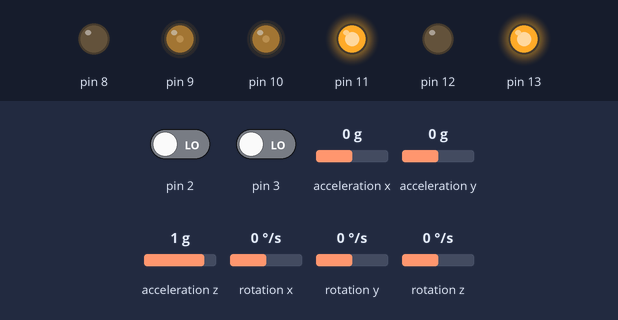
This sketch was run on a simulated Arduino Uno, built with avr-gcc and run on an emulated ATmega328P. Shown: output pins drawn as LEDs (lit = HIGH). The test bench sets the inputs (shaded band); at power-on: acceleration y 0 g, pin 2 LOW, pin 3 LOW, acceleration x 0 g, acceleration z 1 g, rotation x 0 °/s, rotation y 0 °/s, rotation z 0 °/s. What the sketch prints to the serial monitor is not drawn.

Above: at 1.7 s.
1.8 s: acceleration y set to -1.4 g
At 3.0 s:
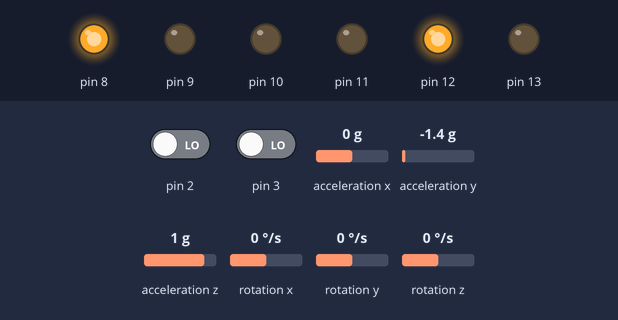
3.3 s: acceleration y set to -1.1 g
4.8 s: acceleration y set to -0.8 g
At 5.1 s:
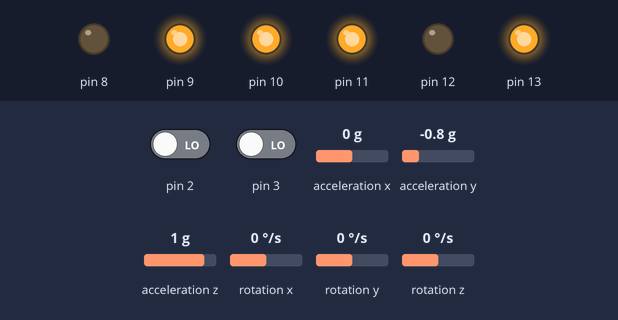
6.3 s: acceleration y set to 0.8 g
At 7.7 s:
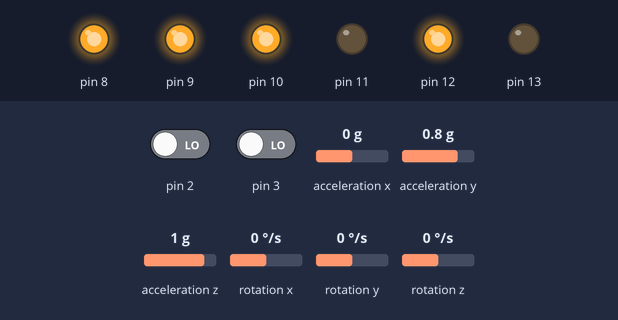
8.6 s: acceleration y set to 1.1 g
At 8.9 s:
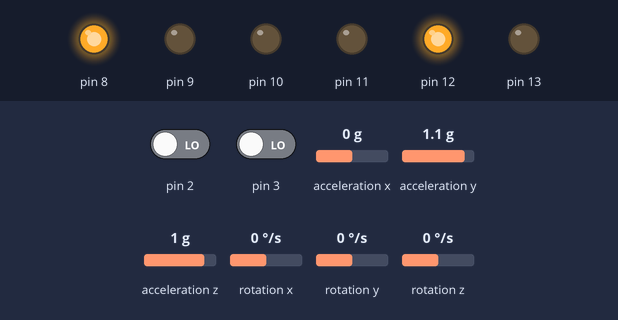
10.1 s: acceleration y set to 0 g
At 12.94 s:
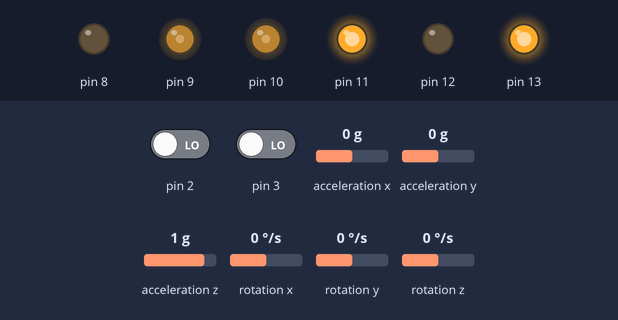
Timing chart, 0 to 14.1 s (numbered marks = the images above; inputs shaded):
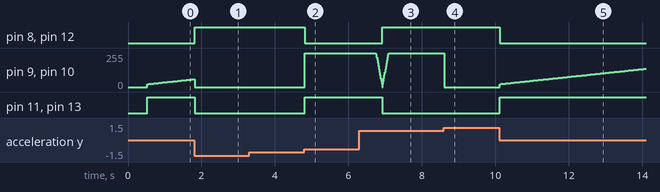

Measured:
- the behaviour switches between -1 and -0.9 g on acceleration y (found by bisection; images 1 and 2)
- the behaviour switches between 0.9 and 1 g on acceleration y (found by bisection; images 3 and 4)
- after the input at 1.8 s, pin 8, pin 12: LOW → HIGH at once; pin 11, pin 13: HIGH → LOW at once
- after the input at 3.3 s, every drawn part: stays the same
- after the input at 4.8 s, pin 8, pin 12: HIGH → LOW at once; pin 9, pin 10: 0/255 → 255/255 at once; pin 11, pin 13: LOW → HIGH at once
- after the input at 6.3 s, pin 8, pin 12: LOW → HIGH after 0.62 s; pin 11, pin 13: HIGH → LOW after 0.62 s
- after the input at 8.6 s, pin 9, pin 10: 255/255 → 0/255 at once
- after the input at 10.1 s, pin 8, pin 12: HIGH → LOW at once; pin 9, pin 10: moves from 0/255 to 138/255 over 4.0 s, starting at once; pin 11, pin 13: LOW → HIGH at once

The sketch:

BITobyLC_evolutionV1.0_CORE1.ino
```cpp
//Software control equilibrio BiToby
//CORE 1 // 16MHz
//DeltaTime:

//AUTOR DANIEL HIDALGO DE GODOS

/*INFORMACION IMPORTANTE:
-Al realizar giros, uno de los motores parece girar más.
-Parece poderse sintonizar mejor los PIDs(no hay ganas?).


  Pin Función Motores
  8    Inversion 1 1             azul
  9    PWM motor 1 Derecha       verde
  10   PWM motor 2 Izquierda     blano
  11   Inversion 2 1             rojo
  12   Inversion 2 2             gris
  13   Inversion 1 2             amarillo

  Pines encoder
  3    Blanco Motor 1
  7    Amarillo Motor1
  2    Blanco Motor 2
  5    Amarillo Motor 2


 //LISTA DE FUNCIONES

 -void GyroSetup()                                   IN:                       //   OUT:
 -void MotoresPWM(int VMot1,int VMot2)               IN:+-256 bits             //   OUT:PWM signal
 -void PIDMotores(float consigna1,float consigna2)   IN:VelocidadRueda:+-2500  //   OUT:+-256 bits
 -void PIDAngulo(int consigna)                       IN:Angulo:+-40            //   OUT:VelocidadRueda:+-2500
 -void calculoAngulo()                               IN:                       //   OUT:Angulo+-90
 -void PeriodoRueda1()                               IN:                       //   OUT:periodo encoder1
 -void PeriodoRueda2()                               IN:                       //   OUT:periodo encoder2
 -void controlVelocidad(int velocidadCons)           IN:Velocidad usuario      //   OUT:inclinacion necesaria
 -void getRemoteValues()                             IN:                       //   OUT:valores del puerto serie, Rx
 */

//////////////////////////////////////////////////////////
/////////////////Librerias///////////////////////////
#include "I2Cdev.h"
#include "MPU6050_6Axis_MotionApps20.h"
#if I2CDEV_IMPLEMENTATION == I2CDEV_ARDUINO_WIRE
    #include "Wire.h"
#endif

MPU6050 mpu;
#define OUTPUT_READABLE_YAWPITCHROLL
bool blinkState = false;
// MPU control/status vars
bool dmpReady = false;  // set true if DMP init was successful
uint8_t mpuIntStatus;   // holds actual interrupt status byte from MPU
uint8_t devStatus;      // return status after each device operation (0 = success, !0 = error)
uint16_t packetSize;    // expected DMP packet size (default is 42 bytes)
uint16_t fifoCount;     // count of all bytes currently in FIFO
uint8_t fifoBuffer[64]; // FIFO storage buffer

// orientation/motion vars
int16_t gx, gy, gz;
Quaternion q;           // [w, x, y, z]         quaternion container
VectorInt16 aa;         // [x, y, z]            accel sensor measurements
VectorInt16 aaReal;     // [x, y, z]            gravity-free accel sensor measurements
VectorInt16 aaWorld;    // [x, y, z]            world-frame accel sensor measurements
VectorFloat gravity;    // [x, y, z]            gravity vector
float euler[3];         // [psi, theta, phi]    Euler angle container
float ypr[3];           // [yaw, pitch, roll]   yaw/pitch/roll container and gravity vector
uint8_t teapotPacket[14] = { '$', 0x02, 0,0, 0,0, 0,0, 0,0, 0x00, 0x00, '\r', '\n' };
volatile bool mpuInterrupt = false;     // indicates whether MPU interrupt pin has gone high
void dmpDataReady() {
    mpuInterrupt = true;
}

//Variables del los encoders de los motores

unsigned long time1=0;
int velocidadAnterior1[]={0,0,0};
int sentido1=1;
unsigned long periodoRueda1=5000000;
unsigned long time2=0;
int velocidadAnterior2[]={0,0,0};
int sentido2=1;
unsigned long periodoRueda2=5000000;


//Variables del PID de los motores
float errorMotor1=0;
float errorMotor2=0;
float Km=15;
float Deltatime1PIDmotor=1;
float velocidadRueada=0;
float OutputMotor1=0;
float OutputMotor2=0;
int OffSet=0;
int ValorOff=0;

int i=0;;


//Variables del PIDAngulo
float offSetInicial=-0.2;
float errorAngulo=0;
float Ka=0.23;
float Ia=0;
float Ia1=3;
float Ia2=5;
float time1PIDAngulo=1;
float lastInputAngulo;
float IterAngulo=0;
float consignaVelocidad=0;
float anguloFiltrado=0;
bool recto=0;


//Variables del control de velocidad

float errorVelocidad=0;
float Kv=1;
float Iv=0;
float lastInputVel=0;
float IterVel=0;
float consignaInclinacion=0;
float OffsetMedia=0;
float ajusteVelLineal=0.28;
float velocidadLineal=0;//"La del c.d.g."


//variables control remoto
String inputString = "";         // a string to hold incoming data
boolean stringComplete = false;  // whether the string is complete
int consignaRemota1=0;
int consignaRemota2=0;
int consignaRemota3=0;
int consignaRemotaAnterior1=0;
int consignaRemotaAnterior2=0;
unsigned long time1Lapse=0;
int watchDog=0;
void setup(){
  Serial.begin(115200); //Iniciamos comunicacion serie
   // reserve 200 bytes for the inputString:
  inputString.reserve(200);
  GyroSetup();
  attachInterrupt(1, PeriodoRueda1, RISING );
  attachInterrupt(0, PeriodoRueda2, RISING );
  Serial.println("Start Serial");
  Serial.println("Pin Setup..");
  pinMode(3,INPUT);
  pinMode(7,INPUT);//EncoderB 90ºDesfase
  for(i=8;i<=13;i++){
    pinMode(i,OUTPUT);
  }

  pinMode(14,INPUT);
  Serial.println("Done");
  Serial.println("GyroSetup...");
  Serial.println("DONE");
  Km=10;
  OffSet=40;
  Ka=110;
  Ia=2.25;
  Kv=1;
}
//////////////////Empieza loop///////////////////////
void loop(){
  calculoAngulo();//Almacena en una variable el angulo de inclinacion
  VelocidadRueda1();//Almacena en una variable la velocidad de las ruedas
  VelocidadRueda2();
  getRemoteValues();
  controlVelocidad(consignaRemota1*0.70);//Intenta alcanzar la velocidad de consigna mediante el angulo de inclinacion
  PIDAngulo(consignaInclinacion);//Intenta alcanzar el angulo de consigna mediante la velocidad de las ruedas
  if(abs(anguloFiltrado)<45){//De pie, solo intenta equilibrar cuando está de pie
    PIDMotores(consignaVelocidad+float(consignaRemota2/float(4)),consignaVelocidad-0.9*float(consignaRemota2/float(4)));//Intenta alcanzar la velocidad de rueda de consigna
    MotoresPWM(OutputMotor2,OutputMotor1);//Genera un PWM para el puente en H
  }else{//Caida
    IterAngulo=0;//Resetea los integradores cuando hay una caida
    IterVel=0;
    MotoresPWM(0,0);//para los motores
  }

}
//////////////////Termina loop///////////////////////


void MotoresPWM(int VMot1,int VMot2){// VMot:-255 a 255 //accionador de los motores
//Motor 1
  if(VMot1<0){
    digitalWrite(8,LOW);
    digitalWrite(13,HIGH);
  }else{
    digitalWrite(8,HIGH);
    digitalWrite(13,LOW);
  }
  VMot1=abs(VMot1);
  if(VMot1>10){
    analogWrite(9,VMot1);
  }else{
    digitalWrite(9,LOW);
  }
//Motor 2
  if(VMot2<0){
    digitalWrite(11,HIGH);
    digitalWrite(12,LOW);
  }else{
    digitalWrite(11,LOW);
    digitalWrite(12,HIGH);
  }
  VMot2=abs(VMot2);
  if(VMot2>10){
    analogWrite(10,VMot2);
  }else{
    digitalWrite(10,LOW);
  }
}

void PIDMotores(float consigna1,float consigna2){

    errorMotor1=float((consigna1-velocidadAnterior1[0]*sentido1)/10);
    errorMotor2=float((consigna2-velocidadAnterior2[0]*sentido2)/10);

    OutputMotor1= Km*errorMotor1;
    OutputMotor2= Km*errorMotor2;

    if(OutputMotor1>255){
      OutputMotor1=255;
    }
    if(OutputMotor1<-255){
      OutputMotor1=-255;
    }
    if(OutputMotor2>255){
      OutputMotor2=255;
    }
    if(OutputMotor2<-255){
      OutputMotor2=-255;
    }

    if(consigna1==0&&VelocidadRueda1()<300){//Esto es para el frenado
      OutputMotor1=0;
    }
    if(consigna2==0&&VelocidadRueda2()<300){//Esto es para el frenado
      OutputMotor2=0;
    }
}


void PIDAngulo(int consigna){

    time1PIDAngulo= 1;
    if(consigna>14){
      consigna=14;
    }
    if(consigna<-14){
      consigna=-14;
    }
    errorAngulo=-consigna+(anguloFiltrado+offSetInicial);

    if(errorAngulo>10){
      errorAngulo=10;
    }
    if(errorAngulo<-10){
      errorAngulo=-10;
    }

    IterAngulo+=float(((Ia*errorAngulo))*(time1PIDAngulo));
    if(IterAngulo>2000){//Limitador de integrador
      IterAngulo=2000;
    }else if(IterAngulo<-2000){
      IterAngulo=-2000;
    }

    if(abs(anguloFiltrado)>45){
      IterAngulo=0;
    }

    consignaVelocidad= Ka*errorAngulo+IterAngulo;


}
void calculoAngulo(){
    if (!dmpReady) return;

    // reset interrupt flag and get INT_STATUS byte
    mpuInterrupt = false;
    mpuIntStatus = mpu.getIntStatus();

    // get current FIFO count
    fifoCount = mpu.getFIFOCount();

    // check for overflow (this should never happen unless our code is too inefficient)
    if ((mpuIntStatus & 0x10) || fifoCount == 1024) {
        // reset so we can continue cleanly
        mpu.resetFIFO();
        Serial.println(F("FIFO overflow!"));

    // otherwise, check for DMP data ready interrupt (this should happen frequently)
    } else if (mpuIntStatus & 0x02) {
        // wait for correct available data length, should be a VERY short wait
        while (fifoCount < packetSize) fifoCount = mpu.getFIFOCount();

        // read a packet from FIFO
        mpu.getFIFOBytes(fifoBuffer, packetSize);

        // track FIFO count here in case there is > 1 packet available
        // (this lets us immediately read more without waiting for an interrupt)
        fifoCount -= packetSize;

            // display Euler angles in degrees
            mpu.dmpGetQuaternion(&q, fifoBuffer);
            mpu.dmpGetEuler(euler, &q);
            mpu.dmpGetQuaternion(&q, fifoBuffer);
            mpu.dmpGetGravity(&gravity, &q);
            mpu.dmpGetYawPitchRoll(ypr, &q, &gravity);

        #ifdef OUTPUT_TEAPOT
            // display quaternion values in InvenSense Teapot demo format:
            teapotPacket[2] = fifoBuffer[0];
            teapotPacket[3] = fifoBuffer[1];
            teapotPacket[4] = fifoBuffer[4];
            teapotPacket[5] = fifoBuffer[5];
            teapotPacket[6] = fifoBuffer[8];
            teapotPacket[7] = fifoBuffer[9];
            teapotPacket[8] = fifoBuffer[12];
            teapotPacket[9] = fifoBuffer[13];
            Serial.write(teapotPacket, 14);
            teapotPacket[11]++; // packetCount, loops at 0xFF on purpose
        #endif

        // blink LED to indicate activity
        blinkState = !blinkState;

    }
    mpu.getRotation(&gx, &gy, &gz);
    velocidadLineal=sentido1*(velocidadAnterior1[0]+velocidadAnterior2[0])/2;
    anguloFiltrado=ypr[2] * 180/M_PI;


}
void PeriodoRueda1(){
  periodoRueda1=(micros()-time1);
  time1=micros();
  if(digitalRead(7)){
    sentido1=-1;
  }else{
    sentido1=1;
  }
}
void PeriodoRueda2(){
  periodoRueda2=(micros()-time2);
  time2=micros();
  if(digitalRead(5)){
    sentido2=1;
  }else{
    sentido2=-1;
  }
}

int VelocidadRueda1(){
  velocidadAnterior1[2]=velocidadAnterior1[1];
  velocidadAnterior1[1]=velocidadAnterior1[0];
  if(micros()-time1>periodoRueda1){
    if(micros()-time1>150000&&velocidadAnterior1[0]<150){
      velocidadAnterior1[0]=0;
    }else{
      velocidadAnterior1[0]=2*velocidadAnterior1[0]-velocidadAnterior1[2]-5;
      if( velocidadAnterior1[0]<0){
        velocidadAnterior1[0]=0;
      }
    }
  }else{
    velocidadAnterior1[0]= float(1000000/float(periodoRueda1));
  }
  return velocidadAnterior1[0];
}
int VelocidadRueda2(){
  velocidadAnterior2[2]=velocidadAnterior2[1];
  velocidadAnterior2[1]=velocidadAnterior2[0];
  if(micros()-time2>periodoRueda2){
    if(micros()-time2>150000&&velocidadAnterior2[0]<150){
      velocidadAnterior2[0]=0;
    }else{
      velocidadAnterior2[0]=2*velocidadAnterior2[0]-velocidadAnterior2[2]-5;
      if( velocidadAnterior2[0]<0){
        velocidadAnterior2[0]=0;
      }
    }
  }else{
    velocidadAnterior2[0]= float(1000000/float(periodoRueda2));
  }
  return velocidadAnterior2[0];
}
void controlVelocidad(float velocidadCons){//La salida es el ángulo de inclinación
   errorVelocidad= velocidadCons-velocidadLineal;
   IterVel+=float(0.05*errorVelocidad/1000);

    consignaInclinacion= (0.45*errorVelocidad/100+IterVel*0.1);
   if(consignaInclinacion>10){
      consignaInclinacion=10;
   }
   if(consignaInclinacion<-10){
     consignaInclinacion=-10;
   }
}
void GyroSetup(){
  // join I2C bus (I2Cdev library doesn't do this automatically)
    #if I2CDEV_IMPLEMENTATION == I2CDEV_ARDUINO_WIRE
        Wire.begin();
        TWBR = 24; // 400kHz I2C clock (200kHz if CPU is 8MHz)
    #elif I2CDEV_IMPLEMENTATION == I2CDEV_BUILTIN_FASTWIRE
        Fastwire::setup(400, true);
    #endif

    // initialize serial communication
    // (115200 chosen because it is required for Teapot Demo output, but it's
    // really up to you depending on your project)
    Serial.println(F("Initializing I2C devices..."));
    mpu.initialize();

    // verify connection
    Serial.println(F("Testing device connections..."));
    Serial.println(mpu.testConnection() ? F("MPU6050 connection successful") : F("MPU6050 connection failed"));

    Serial.println(F("Initializing DMP..."));
    devStatus = mpu.dmpInitialize();

    // supply your own gyro offsets here, scaled for min sensitivity
    mpu.setXGyroOffset(-37);
    mpu.setYGyroOffset(26);
    mpu.setZGyroOffset(-19);
    mpu.setZAccelOffset(1788); // 1688 factory default for my test chip

    // make sure it worked (returns 0 if so)
    if (devStatus == 0) {
        // turn on the DMP, now that it's ready
        Serial.println(F("Enabling DMP..."));
        mpu.setDMPEnabled(true);

        // enable Arduino interrupt detection
        Serial.println(F("Enabling interrupt detection (Arduino external interrupt 0)..."));

        mpuIntStatus = mpu.getIntStatus();

        // set our DMP Ready flag so the main loop() function knows it's okay to use it
        Serial.println(F("DMP ready! Waiting for first interrupt..."));
        dmpReady = true;

        // get expected DMP packet size for later comparison
        packetSize = mpu.dmpGetFIFOPacketSize();
    } else {
        // ERROR!
        // 1 = initial memory load failed
        // 2 = DMP configuration updates failed
        // (if it's going to break, usually the code will be 1)
        Serial.print(F("DMP Initialization failed (code "));
        Serial.print(devStatus);
        Serial.println(F(")"));
    }

    // configure LED for output
}

void serialEvent() {
  while (Serial.available()) {
    char inChar = (char)Serial.read();
    inputString += inChar;
    if (inChar == '\n') {
      stringComplete = true;
    }
  }
}
void getRemoteValues(){
  String aux;
  if (stringComplete) {
    if(inputString.length()>25&&inputString.length()<35){
      aux=inputString.substring(inputString.indexOf("/ve1:")+5,30);
      aux=aux.substring(0,aux.indexOf("/"));
      consignaRemota3=atoi(aux.c_str());
      if(abs(consignaRemota3)>abs(consignaRemota1)){
        consignaRemota1=consignaRemota1*0.995+consignaRemota3*0.005;
      }else{
        consignaRemota1=consignaRemota1*0.9+consignaRemota3*0.1;
      }
      aux=inputString.substring(inputString.indexOf("/ve2:")+5,30);
      aux=aux.substring(0,aux.indexOf("/"));
      consignaRemota2=consignaRemota2*0.9+0.1*atoi(aux.c_str());

      aux=inputString.substring(inputString.indexOf("/wac:")+5,30);
      aux=aux.substring(0,aux.indexOf("/"));

      if(atoi(aux.c_str())==1){
        watchDog=watchDog+1;
      }else{
        watchDog=0;
      };

      if(abs(consignaRemota1)>2000){
        consignaRemota1=consignaRemotaAnterior1;
      }else{
        consignaRemotaAnterior1=consignaRemota1;
      }
      if(abs(consignaRemota2)>2000){
        consignaRemota2=consignaRemotaAnterior2;
      }else{
        consignaRemotaAnterior2=consignaRemota2;
      }

      // clear the string:
      inputString = "";
      stringComplete = false;
    }else{
      inputString = "";
      stringComplete = false;
    }
  }
}
```

I2C.ino
```cpp
// (licence header left out)
const uint8_t IMUAddress = 0x68; // AD0 is logic low on the PCB
const uint16_t I2C_TIMEOUT = 1000; // Used to check for errors in I2C communication

uint8_t i2cWrite(uint8_t registerAddress, uint8_t data, bool sendStop) {
  return i2cWrite(registerAddress, &data, 1, sendStop); // Returns 0 on success
}

uint8_t i2cWrite(uint8_t registerAddress, uint8_t *data, uint8_t length, bool sendStop) {
  Wire.beginTransmission(IMUAddress);
  Wire.write(registerAddress);
  Wire.write(data, length);
  uint8_t rcode = Wire.endTransmission(sendStop); // Returns 0 on success
  if (rcode) {
    Serial.print(F("i2cWrite failed: "));
    Serial.println(rcode);
  }
  return rcode; // See: http://arduino.cc/en/Reference/WireEndTransmission
}

uint8_t i2cRead(uint8_t registerAddress, uint8_t *data, uint8_t nbytes) {
  uint32_t timeOutTimer;
  Wire.beginTransmission(IMUAddress);
  Wire.write(registerAddress);
  uint8_t rcode = Wire.endTransmission(false); // Don't release the bus
  if (rcode) {
    Serial.print(F("i2cRead failed: "));
    Serial.println(rcode);
    return rcode; // See: http://arduino.cc/en/Reference/WireEndTransmission
  }
  Wire.requestFrom(IMUAddress, nbytes, (uint8_t)true); // Send a repeated start and then release the bus after reading
  for (uint8_t i = 0; i < nbytes; i++) {
    if (Wire.available())
      data[i] = Wire.read();
    else {
      timeOutTimer = micros();
      while (((micros() - timeOutTimer) < I2C_TIMEOUT) && !Wire.available());
      if (Wire.available())
        data[i] = Wire.read();
      else {
        Serial.println(F("i2cRead timeout"));
        return 5; // This error value is not already taken by endTransmission
      }
    }
  }
  return 0; // Success
}
```
